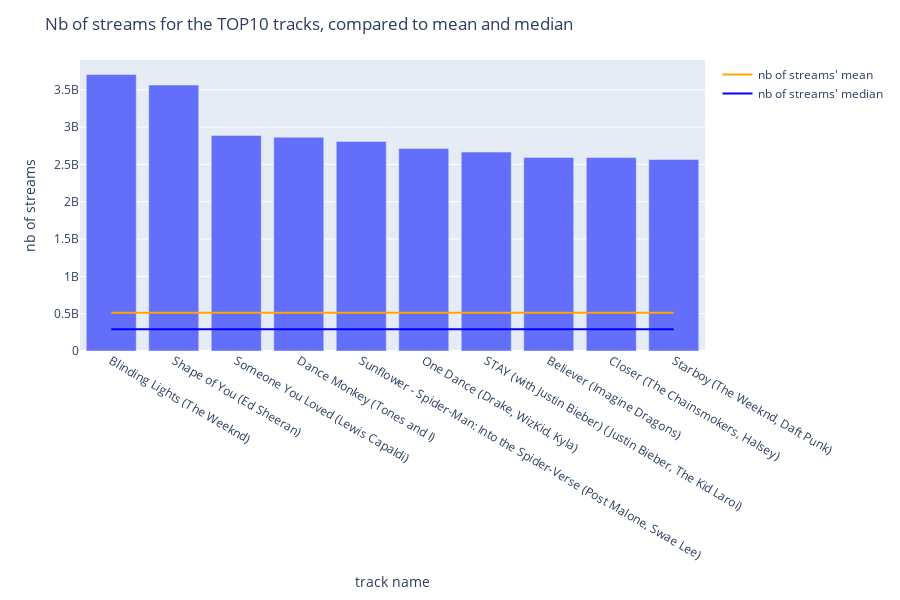

Notebook code for this chart:
### Code cell
fig = px.bar(x=df_top10['track_name']+' ('+df_top10['artist(s)_name']+')', 
             y=df_top10['streams'], 
             labels={'x':'track name', 'y':'nb of streams'})

fig.add_traces(go.Scatter(x=df_top10['track_name']+' ('+df_top10['artist(s)_name']+')', 
                          y=df_line_mean, 
                          mode = 'lines', 
                          marker_color='orange',
                          name="nb of streams' mean"))

fig.add_traces(go.Scatter(x=df_top10['track_name']+' ('+df_top10['artist(s)_name']+')', 
                          y=df_line_median, 
                          mode = 'lines', 
                          marker_color='blue',
                          name="nb of streams' median"))

fig.update_layout(height=600, title='Nb of streams for the TOP10 tracks, compared to mean and median')
fig.show()

### Figure 1 — Plotly figure (JSON) as saved in the notebook; plotly's stock layout.template omitted (floating-point values rounded to 4 significant figures)
{"data": [{"alignmentgroup": "True", "hovertemplate": "track name=%{x}<br>nb of streams=%{y}<extra></extra>", "legendgroup": "", "marker": {"color": "#636efa", "pattern": {"shape": ""}}, "name": "", "offsetgroup": "", "orientation": "v", "showlegend": false, "textposition": "auto", "type": "bar", "x": ["Blinding Lights (The Weeknd)", "Shape of You (Ed Sheeran)", "Someone You Loved (Lewis Capaldi)", "Dance Monkey (Tones and I)", "Sunflower - Spider-Man: Into the Spider-Verse (Post Malone, Swae Lee)", "One Dance (Drake, WizKid, Kyla)", "STAY (with Justin Bieber) (Justin Bieber, The Kid Laroi)", "Believer (Imagine Dragons)", "Closer (The Chainsmokers, Halsey)", "Starboy (The Weeknd, Daft Punk)"], "xaxis": "x", "y": [3703895074, 3562543890, 2887241814, 2864791672, 2808096550, 2713922350, 2665343922, 2594040133, 2591224264, 2565529693], "yaxis": "y"}, {"marker": {"color": "orange"}, "mode": "lines", "name": "nb of streams' mean", "type": "scatter", "x": ["Blinding Lights (The Weeknd)", "Shape of You (Ed Sheeran)", "Someone You Loved (Lewis Capaldi)", "Dance Monkey (Tones and I)", "Sunflower - Spider-Man: Into the Spider-Verse (Post Malone, Swae Lee)", "One Dance (Drake, WizKid, Kyla)", "STAY (with Justin Bieber) (Justin Bieber, The Kid Laroi)", "Believer (Imagine Dragons)", "Closer (The Chainsmokers, Halsey)", "Starboy (The Weeknd, Daft Punk)"], "y": [513600000.0, 513600000.0, 513600000.0, 513600000.0, 513600000.0, 513600000.0, 513600000.0, 513600000.0, 513600000.0, 513600000.0]}, {"marker": {"color": "blue"}, "mode": "lines", "name": "nb of streams' median", "type": "scatter", "x": ["Blinding Lights (The Weeknd)", "Shape of You (Ed Sheeran)", "Someone You Loved (Lewis Capaldi)", "Dance Monkey (Tones and I)", "Sunflower - Spider-Man: Into the Spider-Verse (Post Malone, Swae Lee)", "One Dance (Drake, WizKid, Kyla)", "STAY (with Justin Bieber) (Justin Bieber, The Kid Laroi)", "Believer (Imagine Dragons)", "Closer (The Chainsmokers, Halsey)", "Starboy (The Weeknd, Daft Punk)"], "y": [290228626, 290228626, 290228626, 290228626, 290228626, 290228626, 290228626, 290228626, 290228626, 290228626]}], "layout": {"barmode": "relative", "height": 600, "legend": {"tracegroupgap": 0}, "margin": {"t": 60}, "title": {"text": "Nb of streams for the TOP10 tracks, compared to mean and median"}, "xaxis": {"anchor": "y", "domain": [0, 1], "title": {"text": "track name"}}, "yaxis": {"anchor": "x", "domain": [0, 1], "title": {"text": "nb of streams"}}}}
